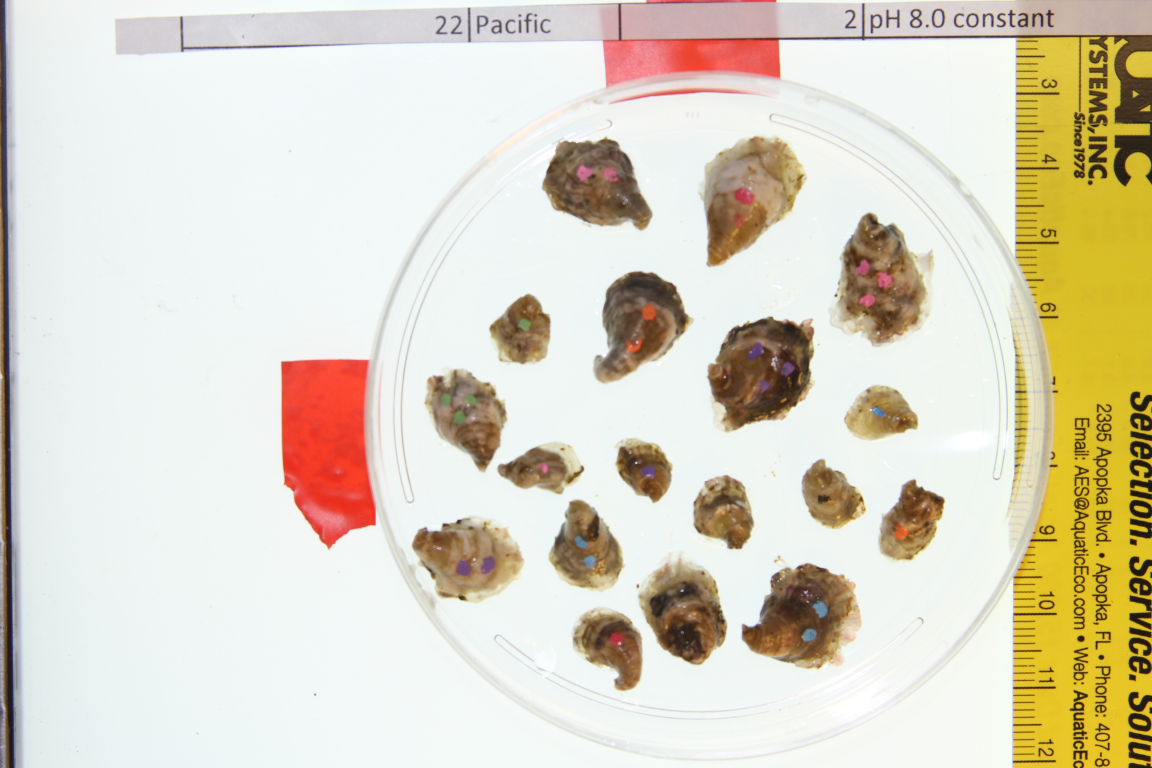
#> input picture photos/2019_08_08_0060.JPG, 3456 x 2304 px, found by its file name (shown at 1/3 size)
$ python testing_distance.py
#> lines starting #> are read from the running program, lines starting #| are printed output that depends on the picture; after the words box and inside, x2 and y2 are one past the last pixel; in counts of white or black regions, pixels touching at a corner belong together
#> further down, im is the input picture: shape (2304, 3456, 3); mean B, G, R 194.9, 213.3, 220
import numpy as np
import cv2
from scipy.spatial import ConvexHull, convex_hull_plot_2d

from numpy import random, nanmax, argmax, unravel_index
from scipy.spatial.distance import pdist, squareform
from scipy.ndimage import distance_transform_edt

'''
import skimage
from skimage import io
from skimage import feature
from skimage import filters
import matplotlib.pyplot as plt
'''


def image_resize(image, width = None, height = None, inter = cv2.INTER_AREA):
    # initialize the dimensions of the image to be resized and
    # grab the image size
#> called with height = 800, inter = 3
    dim = None
    (h, w) = image.shape[:2]
#> h = 2304; w = 3456

    # if both the width and height are None, then return the
    # original image
    if width is None and height is None:
        return image

    # check to see if the width is None
    if width is None:
        # calculate the ratio of the height and construct the
        # dimensions
        r = height / float(h)
#> r = 0.347
        dim = (int(w * r), height)
#> dim = (1200, 800)

    # otherwise, the height is None
    else:
        # calculate the ratio of the width and construct the
        # dimensions
        r = width / float(w)
        dim = (width, int(h * r))

    # resize the image
    resized = cv2.resize(image, dim, interpolation = inter)
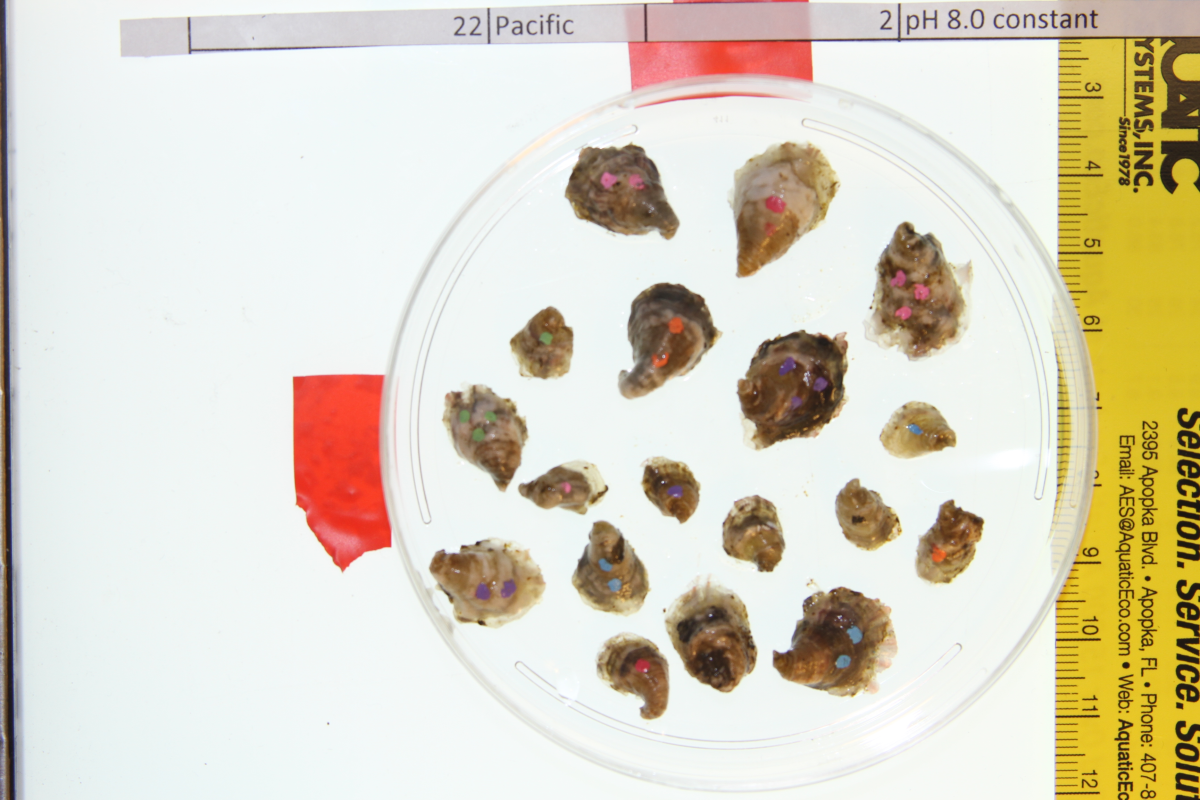
#> resized: shape (800, 1200, 3); mean B, G, R 194.9, 213.3, 220

    # return the resized image
    return resized

im = cv2.imread('photos/2019_08_08_0060.jpg')
im = image_resize(im, height = 800)

imgray = cv2.cvtColor(im,cv2.COLOR_BGR2GRAY)
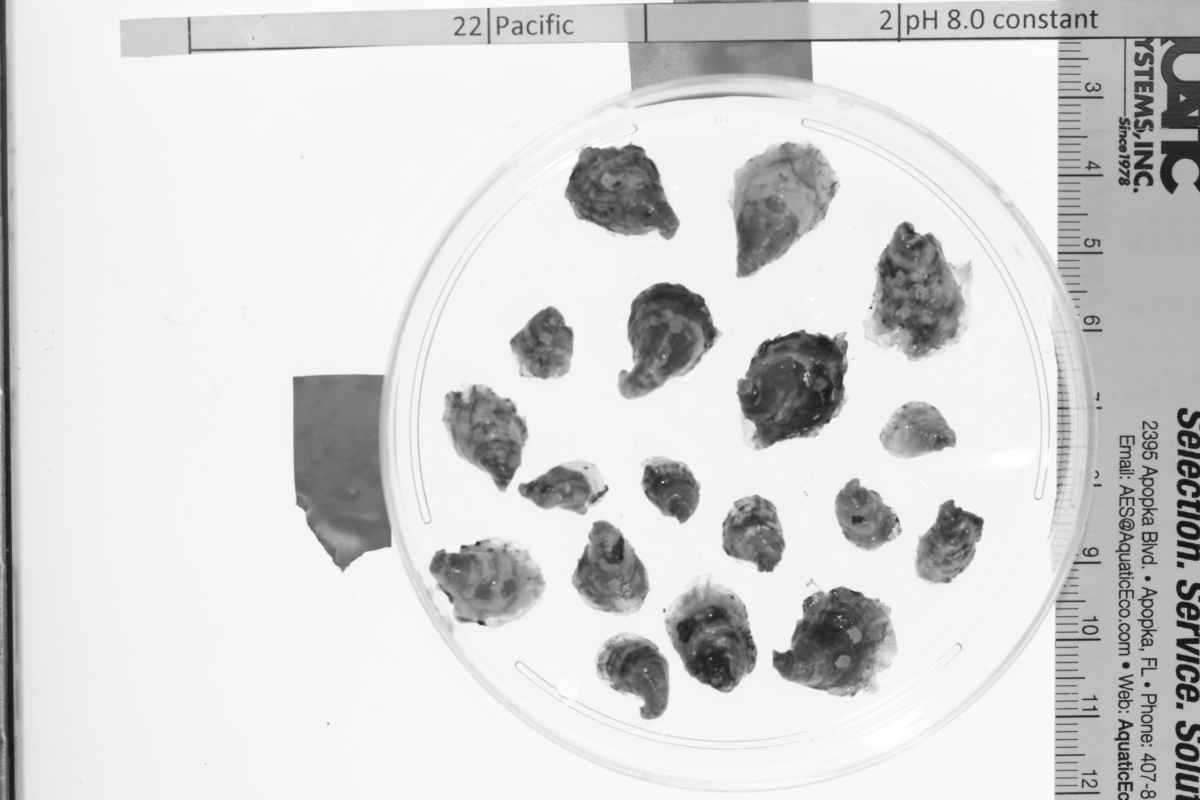
#> imgray: shape (800, 1200); min 22, max 255, mean 213.2

cv2.imshow("gray", imgray)
cv2.waitKey(0)
cv2.destroyAllWindows()

imgray = cv2.GaussianBlur(imgray, (3,3), 0)
cv2.imshow("gray blurred", imgray)
cv2.waitKey(0)
cv2.destroyAllWindows()
#thresh is bad
#230 works for oysterref.jpg # assumption: this is the quality of the image we will get
#100 for oyster_test.jpg #bas image quality
ret,thresh = cv2.threshold(imgray, 185, 255, cv2.THRESH_BINARY_INV) # change 1st number fr shadows of shapes
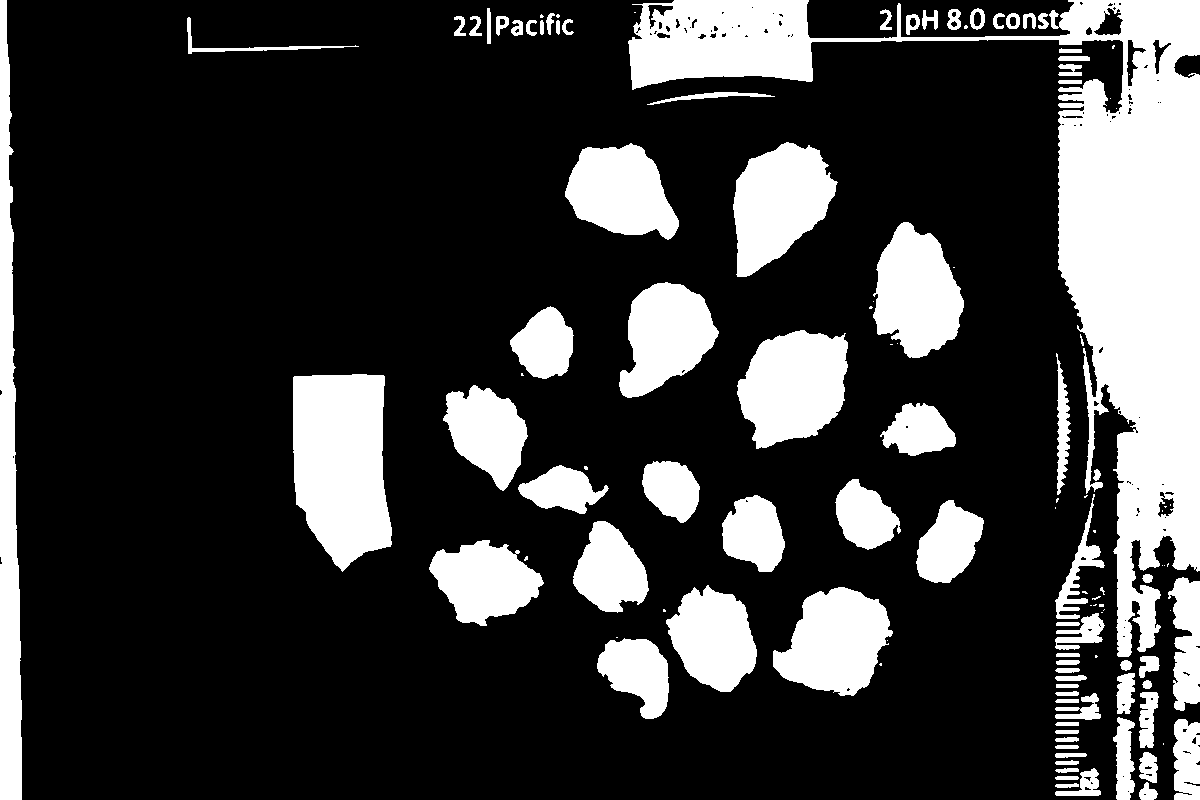
#> thresh: shape (800, 1200); 23.4% white; 122 white regions (41 under 20 px)
# canny is irrelevant here so let's ignore it despite its use in size_test.py
# imcanny = cv2.Canny(imgray, 50, 100)
contours, hierarchy = cv2.findContours(thresh,cv2.RETR_TREE,cv2.CHAIN_APPROX_SIMPLE)
#> contours = 234 contours, 124 with area under 20; largest, box (x1, y1, x2, y2) and area: (628, 0, 1200, 657) 78838, (293, 374, 392, 572) 15449, (0, 0, 22, 800) 11195, (737, 330, 848, 449) 9482, (733, 142, 838, 277) 8959
# the oysters are at the following indicies: 169, 189 For the photo oyster_test.jpg


cv2.imshow("threshed", thresh)
cv2.waitKey(0)
cv2.destroyAllWindows()


for i, cont in enumerate(contours):
    #if i > 7:
    #    break
    if cv2.contourArea(cont) < 100:
        continue
    else:
        cv2.drawContours(im,contours[i],-1,(0,255,0),3)
        cv2.imshow("draw indiv contours", im)
        cv2.waitKey(0)
        cv2.destroyAllWindows()
        points = np.ndarray.tolist(contours[i])
        #change range arg
        p = [[] for i in range(len(contours[i]))]

        for j, coord in enumerate(points):
            print(j, coord)
            p[j] = points[j][0]

        hull = ConvexHull(p)

        _ = convex_hull_plot_2d(hull)

        # from the points, does not use hull
        # we want to loop through the points contained in p for each contour.
        # p is a set of points that form the contour so the contours contains a set of p per contour drawn
        # compute distance
        D = pdist(p)
        # input into an array
        D = squareform(D);
        # find max distance and which points this corresponds to
        N, [I_row, I_col] = nanmax(D), unravel_index( argmax(D), D.shape )

        #draw line in original image (we will use this for the bounding boxes)
        cv2.line(im, tuple(p[I_row]), tuple(p[I_col]), (0, 0, 255), 2)
#> this loop made 234 passes
#> (N, I_row, I_col) on passes 11, 37, 115, 126, 148: (31.06, 2, 11), (31.02, 3, 9), (31.06, 1, 4), (20.25, 3, 14), (35.13, 0, 2)
#> (N, I_row, I_col) on passes 2, 5, 12, 20, 26, 30: (18.38, 0, 12), (47.85, 20, 39), (32.31, 0, 32), (82.71, 0, 39), (82.73, 0, 45), (47.01, 32, 57)
#> (printed output is left out)
#> pass 2, `D = squareform(D);`:
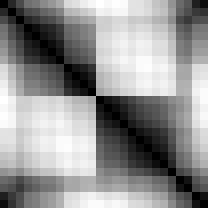
#> D: shape (26, 26) float64 (shown 8 times larger); min 0, max 18.38, mean 10.56; drawn with min black and max white
#> after the loop:
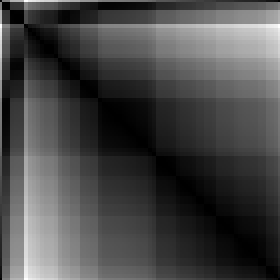
#> D: shape (140, 140) float64 (shown 2 times larger); min 0, max 799.3, mean 225.6; drawn with min black and max white
#> after the loop:
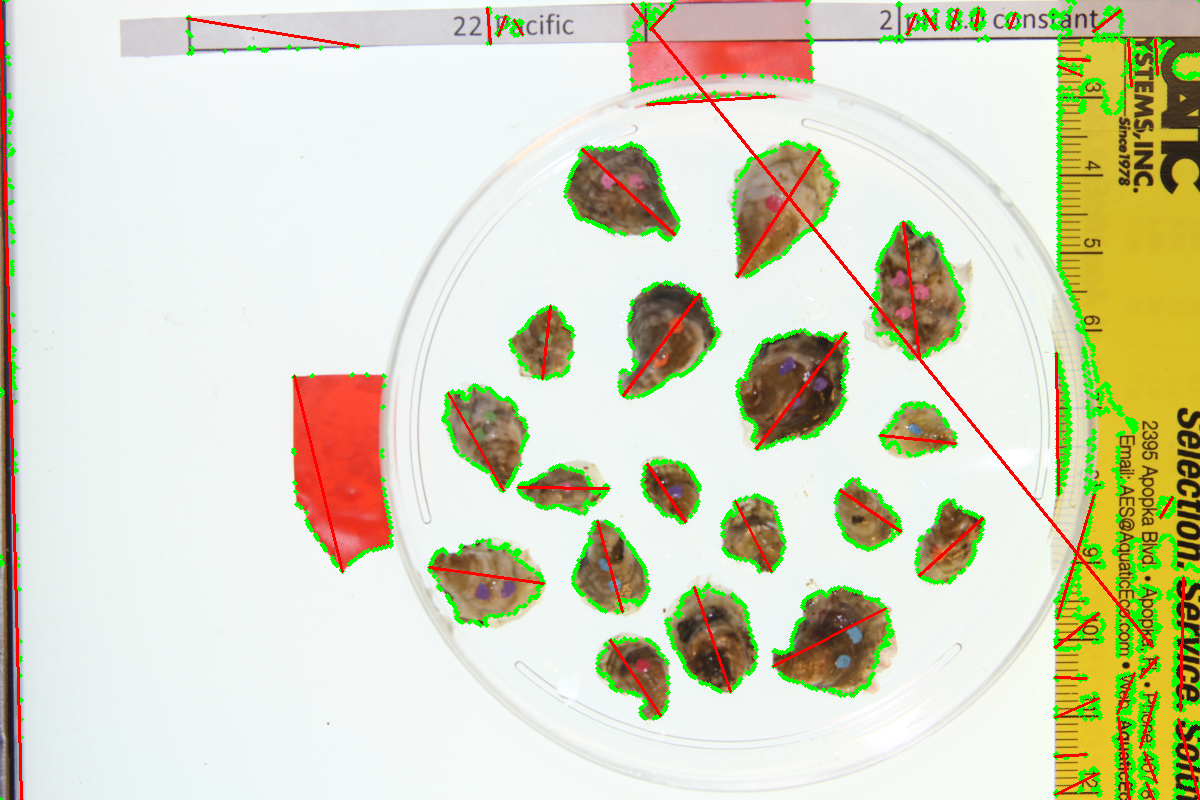
#> im: shape (800, 1200, 3); 5.68% of pixels changed, all inside (x1, y1, x2, y2) = (0, 0, 1200, 800)

cv2.imshow("draw indiv contours", im)
cv2.waitKey(0)
cv2.destroyAllWindows()


'''
#change index of contours
points = np.ndarray.tolist(contours[test])
#change range arg
p = [[] for i in range(len(contours[test]))]

for i, coord in enumerate(points):
    print(i, coord)
    p[i] = points[i][0]

hull = ConvexHull(p)

_ = convex_hull_plot_2d(hull)

# from the points, does not use hull
# we want to loop through the points contained in p for each contour.
# p is a set of points that form the contour so the contours contains a set of p per contour drawn
# compute distance
D = pdist(p)
# input into an array
D = squareform(D);
# find max distance and which points this corresponds to
N, [I_row, I_col] = nanmax(D), unravel_index( argmax(D), D.shape )

#draw line in original image (we will use this for the bounding boxes)
cv2.line(im, tuple(p[I_row]), tuple(p[I_col]), (0, 0, 255), 2)
cv2.imshow("draw indiv contours", im)
cv2.waitKey(0)
cv2.destroyAllWindows()
'''
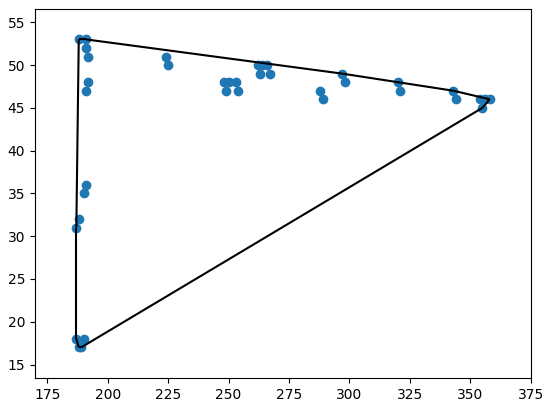
#> figure drawn by matplotlib, 1 panel

$ run again, with photos/oysterref.JPG copied over photos/2019_08_08_0060.JPG
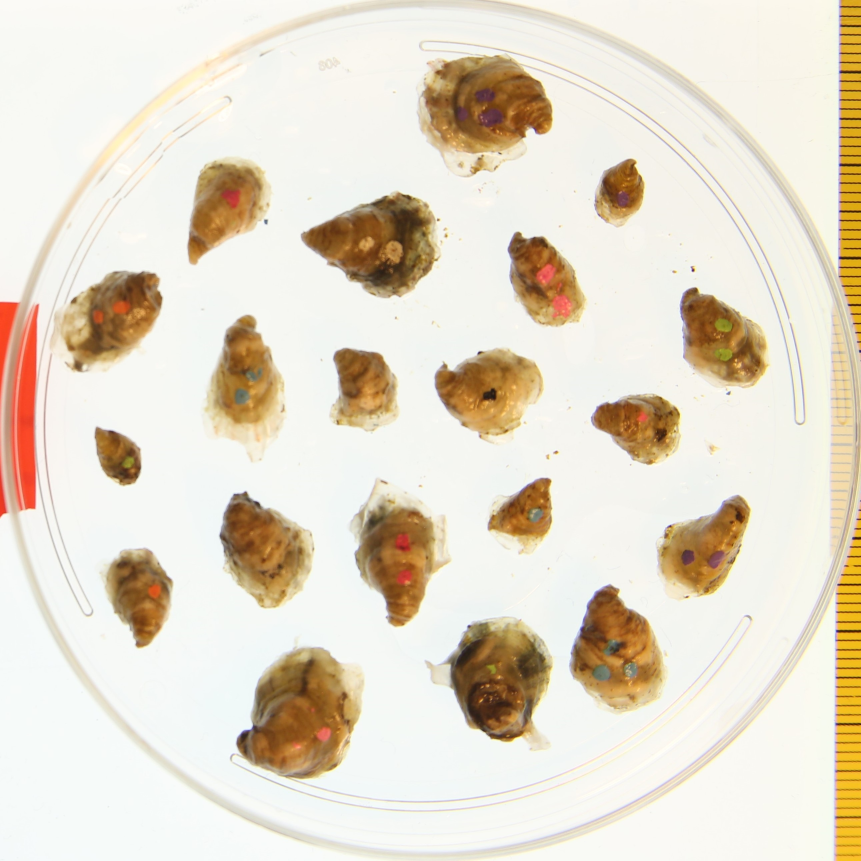
#> input picture photos/oysterref.JPG, 2583 x 2582 px, found by its file name (shown at 1/3 size)
#> im is the input picture: shape (2582, 2583, 3); mean B, G, R 202.9, 219.5, 228.9
#> `ret,thresh = cv2.threshold(imgray, 185, 255, cv2.THRESH_BINARY_INV)`:
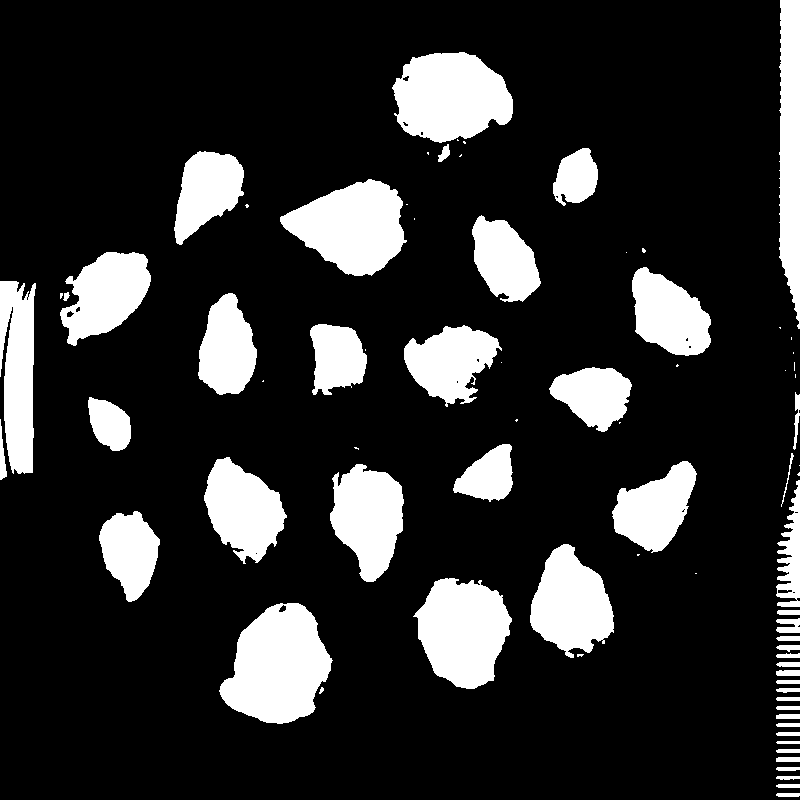
#> thresh: shape (800, 800); 17.9% white; 78 white regions (28 under 20 px)
#> contours = 96 contours, 42 with area under 20; largest, box (x1, y1, x2, y2) and area: (219, 603, 333, 724) 9224, (392, 52, 513, 143) 8102, (280, 179, 407, 276) 7678, (413, 578, 512, 689) 7548, (530, 544, 614, 658) 6060
#> the loop `for i, cont in enumerate(contours):` made 96 passes
#> (N, I_row, I_col) on pass 16: (23.35, 2, 5)
#> (printed output is left out)
#> `'''`:
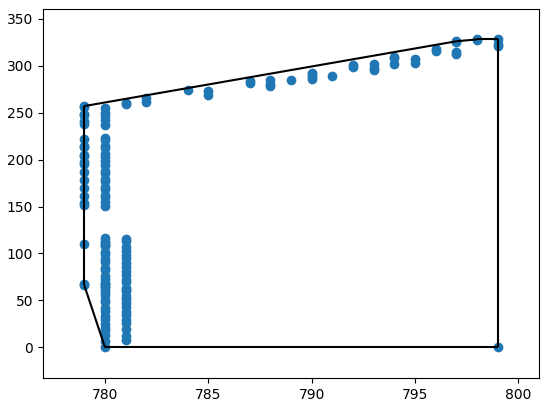
#> figure drawn by matplotlib, 1 panel
